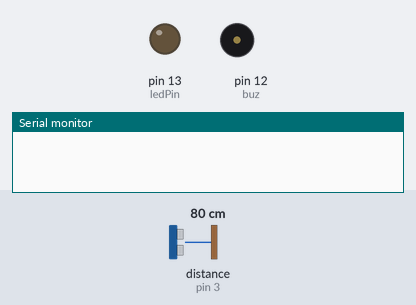
A sketch run on a simulated Arduino Uno, built with avr-gcc and run on an emulated ATmega328P. Shown: output pins drawn as LEDs (lit = HIGH), buzzer (waves = sounding, pin HIGH), the last lines printed to the serial monitor. Wiring (inferred from the names in the program): ultrasonic range finder: trigger pin 2; echo pin 3. Dashed ring = blinking. The inputs (shaded band) are chosen by the test bench; at power-on: distance to the obstacle (sensor on pin 3) 80 cm. The echo pulse lasts 58.3 µs per cm; pins used as bus, display or sensor lines are not drawn.

Above: at 1.3 s.
1.4 s: distance to the obstacle (sensor on pin 3) set to 55 cm
2.9 s: distance to the obstacle (sensor on pin 3) set to 45 cm
At 4.4 s:
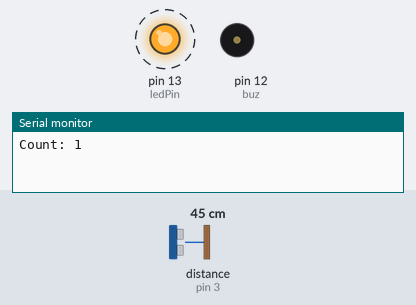
5.9 s: distance to the obstacle (sensor on pin 3) set to 60 cm
At 7.0 s:
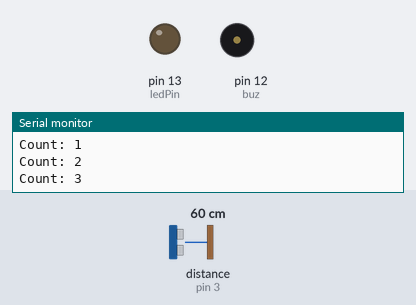
7.4 s: distance to the obstacle (sensor on pin 3) set to 2 cm
At 7.9 s:
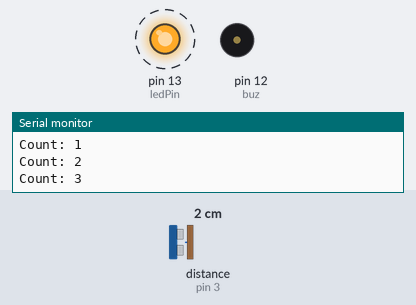
Timing chart, 0 to 11.4 s (numbered marks = the images above; inputs shaded):
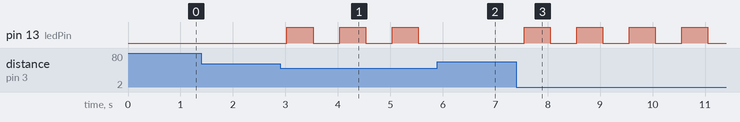

Measured:
- the behaviour switches between 51 and 50 cm on distance to the obstacle (sensor on pin 3) (found by bisection; images 0 and 1)
- after the input at 1.4 s, every drawn part: stays the same
- after the input at 2.9 s, pin 13 (ledPin): alternates HIGH for 0.50 s and LOW for 0.50 s, starting after 0.13 s
- after the input at 5.9 s, pin 13 (ledPin): stays LOW (without the input it goes to HIGH after 0.14 s)
- after the input at 7.4 s, pin 13 (ledPin): alternates HIGH for 0.50 s and LOW for 0.50 s, starting after 0.15 s

The sketch:

exp2.ino
```cpp
const int trigPin = 2;
const int echoPin = 3;
const int ledPin = 13; // LED for indication
const int buz=12;
int count = 0;

void setup() {
  pinMode(trigPin, OUTPUT);
  pinMode(echoPin, INPUT);
  pinMode(ledPin, OUTPUT);
  pinMode(buz,OUTPUT);
  Serial.begin(9600);
}

void loop() {
  long duration, distance;

  digitalWrite(trigPin, HIGH);
  delayMicroseconds(10);
  digitalWrite(trigPin, LOW);
  duration = pulseIn(echoPin, HIGH);
  distance = (duration / 2) / 29.1; // Convert distance to centimeters

  if (distance < 50) { // Adjust this threshold according to your setup
    count++;
    digitalWrite(ledPin, HIGH); // Turn on LED for indication
    delay(500); // Give a delay to avoid multiple counting for one person
    digitalWrite(ledPin, LOW); // Turn off LED
    Serial.print("Count: ");
    Serial.println(count);
  }

  delay(500); // Delay between each measurement
}
```
